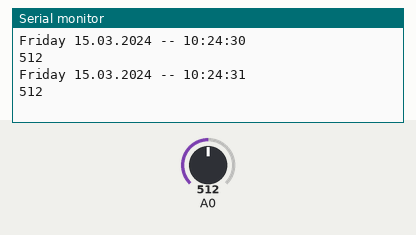
This sketch was run on a simulated Arduino Uno, built with avr-gcc and run on an emulated ATmega328P. Parts: the last lines printed to the serial monitor. The inputs (shaded band) are chosen by the test bench; at power-on: A0 = 512. The local clock reads 2024-03-15 10:24:30 at power-on unless the sketch sets it.

Above: at 1.8 s.
1.9 s: A0 set to 716
At 2.8 s:
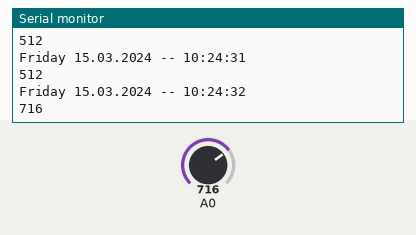
3.4 s: A0 set to 900
At 4.8 s:
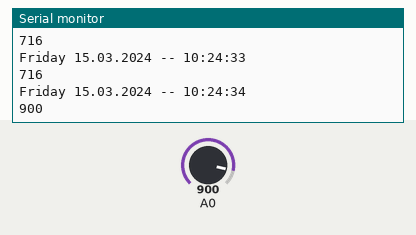
Timing chart, 0 to 6.4 s (numbered marks = the images above; inputs shaded):
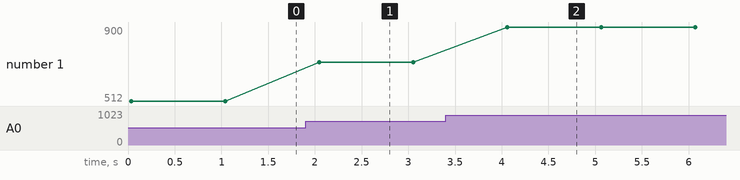

The sketch:

rtc_arduinoUNO_listo.ino
```cpp
// I assume you know how to connect the DS1302.
// DS1302:  CE pin    -> Arduino Digital 23
//          I/O pin   -> Arduino Digital 20
//          SCLK pin  -> Arduino Digital 21

#include <DS1302.h>

// Init the DS1302
DS1302 rtc(5, A4, A5);

void setup()
{
  // Set the clock to run-mode, and disable the write protection
  rtc.halt(false);
  rtc.writeProtect(false);

  // Setup Serial connection
  Serial.begin(9600);

  // SETEAR FECHA DE INICIO, SOLO LA PRIMERA VEZ
//  rtc.setDOW(FRIDAY);        // Set Day-of-Week to FRIDAY
//  rtc.setTime(9, 17, 0);     // Set the time to 12:00:00 (24hr format)
//  rtc.setDate(20, 9, 2015);   // Set the date to August 6th, 2010
}

void loop()
{
  // Send Day-of-Week
  Serial.print(rtc.getDOWStr());
  Serial.print(" ");

  // Send date
  Serial.print(rtc.getDateStr());
  Serial.print(" -- ");

  // Send time
  Serial.println(rtc.getTimeStr());

  Serial.println(analogRead(A0));

  // Wait one second before repeating :)
  delay (1000);
}
```

Measured:
- after the input at 1.9 s, the serial monitor: prints a new line after 0.15 s (image 1)
- after the input at 3.4 s, the serial monitor: prints a new line after 0.66 s (image 2)
- plotted number 1: 512 → 716 after the input at 1.9 s, 716 → 900 after the input at 3.4 s
